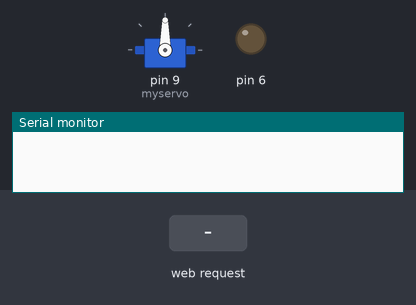
This sketch was run on a simulated Arduino Uno, built for the host (arithmetic inside an expression is 32-bit, double 64-bit). Parts: servo, output pins drawn as LEDs (lit = HIGH), the last lines printed to the serial monitor. The test bench sets the inputs (shaded band).

Above: at 1.2 s.
1.3 s: HTTP request GET /B/ received
At 2.6 s:
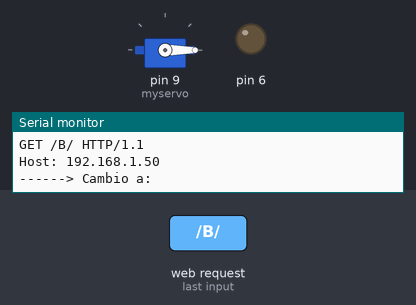
Timing chart, 0 to 4.3 s (numbered marks = the images above; inputs shaded):
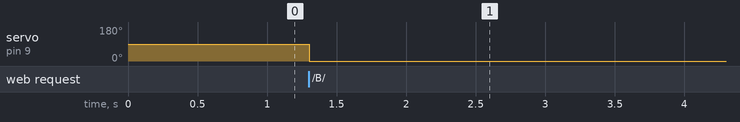

Measured:
- after the input at 1.3 s, servo on pin 9 (myservo): 90° → 0° at once

The sketch:

Ejercicio60-Barra_Desplazamiento.ino
```cpp
/*
  Web impresa:
  <!DOCTYPE html>
  <html>
  <head>
  <title>Barra Desplazamiento</title>
  <script type="text/javascript">
  function sendB() {
    valorB = document.getElementById("B").value;
    url = "http://192.168.240.1/arduino/B/"+valorB;
    var xhttp = new XMLHttpRequest();
	xhttp.open("GET", url, true);
	xhttp.send();
  }
  </script>
  </head>
  <body>
  <p>Barra Desplazamiento</p>
  <input id = "B" type="range" name="B" min="0" max="255" step="1" value="0" onchange="sendB()">
  </body>
  </html>
*/

#include <SPI.h>
#include <Ethernet.h>
#include <Servo.h>

//Configuración Ethernet
byte mac[] = {
  0xDE, 0xAD, 0xBE, 0xEF, 0xFE, 0xAA
};
//the IP address for the shield:
byte ip[] = {
  10, 22, 72, 30
};
// the router's gateway address:
byte gateway[] = {
  10, 22, 72, 1
};
// the subnet:
byte subnet[] = {
  255, 255, 255, 192
};

EthernetServer server = EthernetServer(80);
Servo myservo;

void setup()
{
  Serial.begin(250000);
  //Inicializar Ethernet
  Ethernet.begin(mac, ip, gateway, subnet);

  pinMode(6, OUTPUT);
  analogWrite(6, 0);
  myservo.attach(9);

  //Comienzo a escuchar cliente ethernet
  server.begin();
}

void loop()
{
  String recibido = ""; //Buffer

  //Si hay in cliente entrante, hay caracteres por leer
  EthernetClient client = server.available();
  if (client) {
    while (client.available()) {
      recibido += char(client.read());
    }
    Serial.println("He recibido por ethernet: ");
    Serial.println(recibido);

    if (recibido.startsWith("GET / HTTP/1.1")) {
      Serial.println("------> Muestro web");
      muestraWeb(client);
    }
    else if (recibido.startsWith("GET /B/")) {
      Serial.print("------> Cambio a: ");
      String valor = recibido.substring(7, recibido.indexOf(" HTTP/1.1"));
      Serial.println(valor);
      analogWrite(6, valor.toInt());
      myservo.write(valor.toInt());
      muestraWeb(client);
    }
    else {
      client.println("HTTP/1.0 200K");
      client.println();
      client.stop();
    }
  }
}

void muestraWeb(EthernetClient client) {
  client.println("HTTP/1.0 200K");
  client.println("Content-Type:text/html");
  client.println("Server:Arduino");
  client.println();
  client.println("<!DOCTYPE html>");
  client.println("<html>");
  client.print("<head><title>Barra Desplazamiento</title><script type=\"text/javascript\">");
  client.print("function sendB() {valorB = document.getElementById(\"B\").value;url = \"http://");
  client.print(Ethernet.localIP());
  client.print("/B/\"+valorB;var xhttp = new XMLHttpRequest();xhttp.open(\"GET\", url, true);xhttp.send();}");
  client.print("</script></head>");
  client.println("<body>");
  client.println("<p>Barra Desplazamiento</p>");
  client.println("<input id = \"B\" type=\"range\" name=\"B\" min=\"0\" max=\"255\" step=\"1\" value=\"0\" onchange=\"sendB()\">");
  client.println("</body>");
  client.println("</html>");
  client.println();
  client.stop();
}
```
